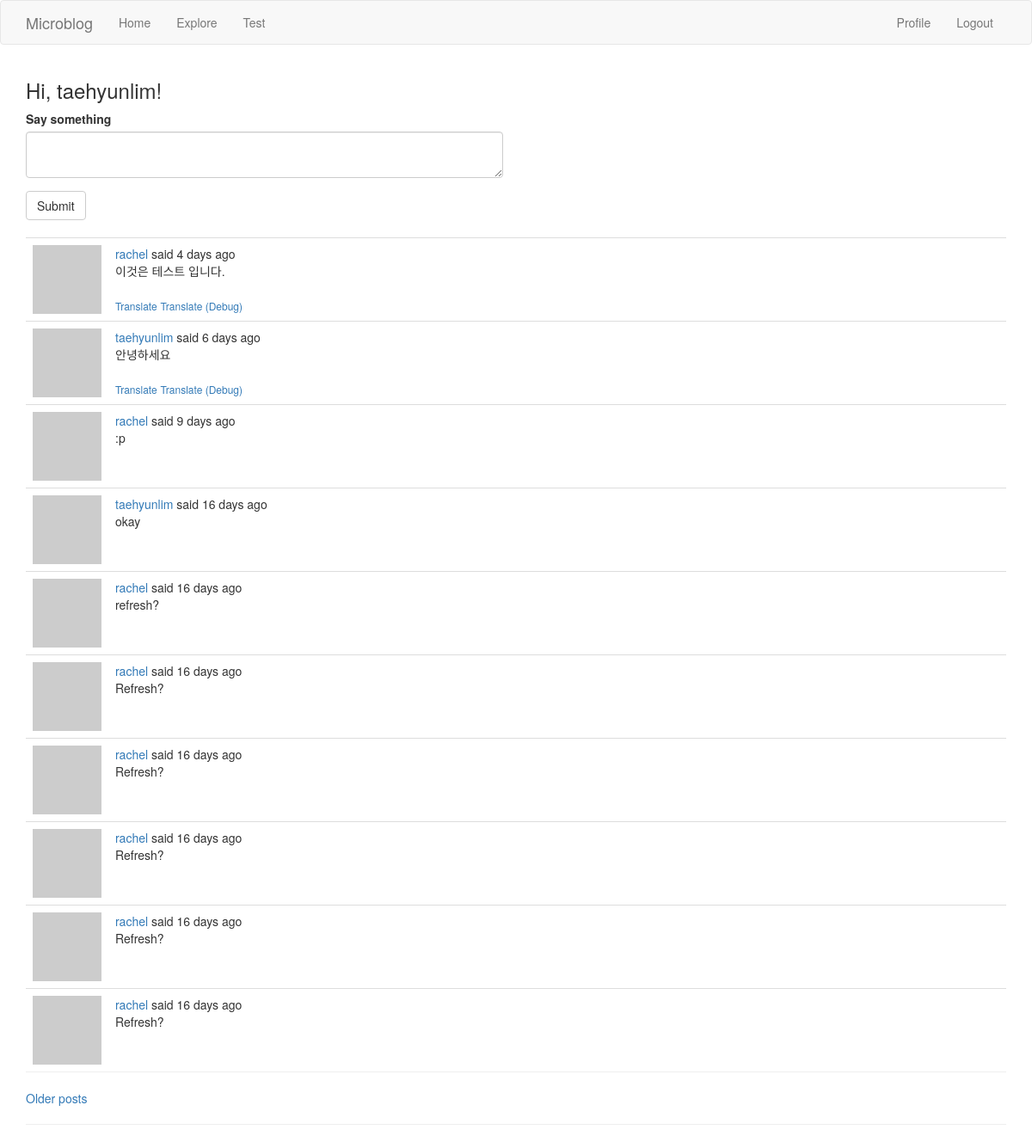
The page /index (signed in) on the database as committed earlier.
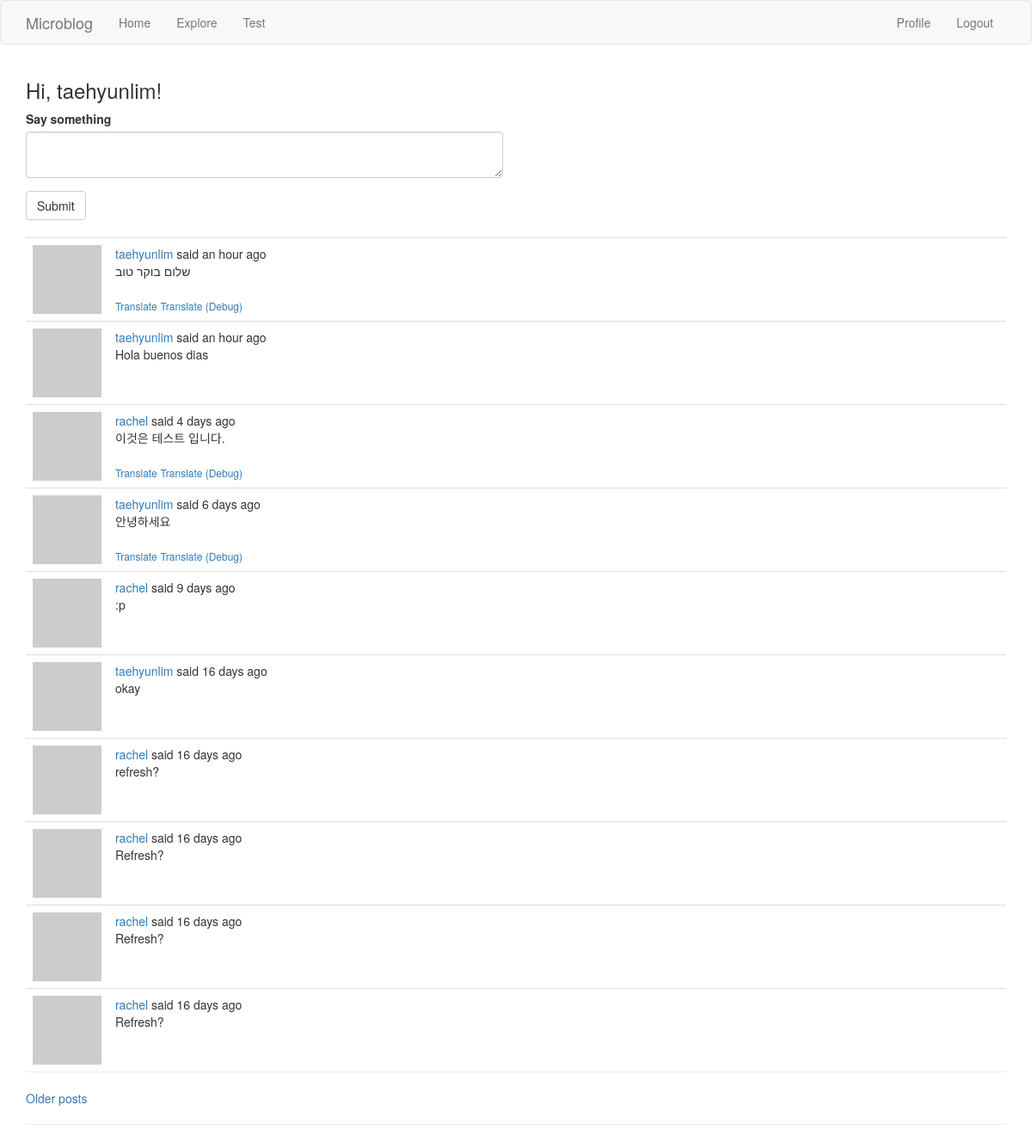
The same page on the database as committed later.
### app/models.py (models this page shows, shortened)
class Post(db.Model):
    id = db.Column(db.Integer, primary_key=True)
    body = db.Column(db.String(140))
    timestamp = db.Column(db.DateTime, index=True, default=datetime.utcnow)
    user_id = db.Column(db.Integer, db.ForeignKey('user.id'))
    language = db.Column(db.String(5))

### app/routes.py (the view, shortened to what this page needs)
@application.route('/', methods=['GET', 'POST'])
@application.route('/index', methods=['GET', 'POST'])
@login_required
def index():
    page = request.args.get('page', 1, type=int)
    form = PostForm()
    posts = current_user.followed_posts().paginate(
        page, application.config['POSTS_PER_PAGE'], False)
    next_url = url_for('index', page=posts.next_num) if posts.has_next else None
    prev_url = url_for('index', page=posts.prev_num) if posts.has_prev else None
    return render_template('index.html', title='Home', form=form, posts=posts.items, next_url=next_url, prev_url=prev_url)

### app/forms.py
class PostForm(FlaskForm):
    post = TextAreaField('Say something', validators=[
        DataRequired(), Length(min=1, max=140)])
    submit = SubmitField('Submit')

### app/models.py (called while the page is built)
@login.user_loader
def load_user(id):
    return User.query.get(int(id))

    def avatar(self, size):
        digest = md5(self.email.lower().encode('utf-8')).hexdigest()
        return 'https://www.gravatar.com/avatar/{}?d=identicon&s={}'.format(digest, size)

    def followed_posts(self):
        followed = Post.query.join(
            followers, (followers.c.followed_id == Post.user_id)).filter(
                followers.c.follower_id == self.id)
        own = Post.query.filter_by(user_id=self.id)
        return followed.union(own).order_by(Post.timestamp.desc())

### app/routes.py (called while the page is built)
@application.before_request
def before_request():
    if current_user.is_authenticated:
        current_user.datetime_last_seen = datetime.utcnow()
        db.session.commit()
    g.locale = str(get_locale())

### app/templates/index.html (shortened to what this page needs)
{% extends "base.html" %}
{% import 'bootstrap/wtf.html' as wtf %}
{% block app_content %}
  <h3>{{ _('Hi, %(username)s!', username=current_user.username) }}</h3>
  {% if form %}
  <div class="row">
    <div class="col-sm-6">
      {{ wtf.quick_form(form) }}
    </div>
  </div>
  <br>
  {% endif %}
  {% for post in posts %}
    {% include '_post.html' %}
  {% endfor %}
  <hr style="margin-top: 0 !important;">
  {% if next_url %}<a href="{{ next_url }}">Older posts</a>{% endif %}
{% endblock %}

### app/templates/_post.html (shortened to what this page needs)
<table class="table table-hover" style="margin-bottom: 0 !important;">
  <tr>
    <td width="30px">
      <a href="{{ url_for('user', username=post.author.username) }}">
        <img src="{{ post.author.avatar(16) }}">
      </a>
    </td>
    <td>
      {{ _('%(username)s said %(when)s', username=user_link, when=moment(post.timestamp).fromNow()) }}
      <br>
      <span id="post_{{ post.id }}">{{ post.body }}</span>
      {% if post.language and post.language != g.locale %}
      <br><br>
      <span id="translation_{{ post.id }}">
        <a href="javascript:translate('#post_{{ post.id }}', '#translation_{{ post.id }}', '{{ post.language }}', '{{ g.locale }}');
        " style="font-size: 12px;">{{ _('Translate') }}</a>
        <a href="javascript:console.log('#post_{{ post.id }}', '#translation_{{ post.id }}', '{{ post.language }}', '{{ g.locale }}');
        " style="font-size: 12px;">{{ _('Translate (Debug)') }}</a>
      </span>
      {% endif %}
    </td>
  </tr>
</table>

Rows that differ between the two databases and show on the page:
no longer on this page (row unchanged): Post: body "Refresh?"
no longer on this page (row unchanged): Post: body "Refresh?"
added Post: body "שלום בוקר טוב"
added Post: body "Hola buenos dias"
